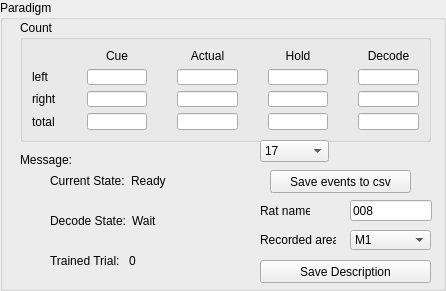
   <widget class="QGroupBox" name="grpParadigm">
    <property name="geometry">
     <rect>
      <x>9</x>
      <y>400</y>
      <width>446</width>
      <height>291</height>
     </rect>
    </property>
    <property name="title">
     <string>Paradigm</string>
    </property>
    <widget class="QGroupBox" name="grpCount">
     <property name="geometry">
      <rect>
       <x>20</x>
       <y>20</y>
       <width>411</width>
       <height>122</height>
      </rect>
     </property>
     <property name="title">
      <string>Count</string>
     </property>
     <layout class="QGridLayout" name="gridLayout_3">
      <property name="sizeConstraint">
       <enum>QLayout::SetDefaultConstraint</enum>
      </property>
      <property name="horizontalSpacing">
       <number>30</number>
      </property>
      <item row="0" column="2">
       <widget class="QLabel" name="label_11">
        <property name="text">
         <string>Actual</string>
        </property>
        <property name="alignment">
         <set>Qt::AlignCenter</set>
        </property>
       </widget>
      </item>
      <item row="0" column="1">
       <widget class="QLabel" name="label_10">
        <property name="text">
         <string>Cue</string>
        </property>
        <property name="alignment">
         <set>Qt::AlignCenter</set>
        </property>
       </widget>
      </item>
      <item row="1" column="0">
       <widget class="QLabel" name="label_7">
        <property name="text">
         <string>left</string>
        </property>
       </widget>
      </item>
      <item row="1" column="1">
       <widget class="QLineEdit" name="editLeftCue"/>
      </item>
      <item row="0" column="3">
       <widget class="QLabel" name="label_16">
        <property name="text">
         <string>Hold</string>
        </property>
        <property name="alignment">
         <set>Qt::AlignCenter</set>
        </property>
       </widget>
      </item>
      <item row="1" column="2">
       <widget class="QLineEdit" name="editLeftActual"/>
      </item>
      <item row="3" column="0">
       <widget class="QLabel" name="label_9">
        <property name="text">
         <string>total</string>
        </property>
       </widget>
      </item>
      <item row="1" column="3">
       <widget class="QLineEdit" name="editLeftHold"/>
      </item>
      <item row="2" column="1">
       <widget class="QLineEdit" name="editRightCue"/>
      </item>
      <item row="2" column="0">
       <widget class="QLabel" name="label_8">
        <property name="text">
         <string>right</string>
        </property>
       </widget>
      </item>
      <item row="3" column="1">
       <widget class="QLineEdit" name="editTotalCue"/>
      </item>
      <item row="2" column="3">
       <widget class="QLineEdit" name="editRightHold"/>
      </item>
      <item row="3" column="2">
       <widget class="QLineEdit" name="editTotalActual"/>
      </item>
      <item row="2" column="2">
       <widget class="QLineEdit" name="editRightActual"/>
      </item>
      <item row="3" column="3">
       <widget class="QLineEdit" name="editTotalHold"/>
      </item>
      <item row="0" column="4">
       <widget class="QLabel" name="label_17">
        <property name="text">
         <string>Decode</string>
        </property>
        <property name="alignment">
         <set>Qt::AlignCenter</set>
        </property>
       </widget>
      </item>
      <item row="1" column="4">
       <widget class="QLineEdit" name="editLeftDecode"/>
      </item>
      <item row="2" column="4">
       <widget class="QLineEdit" name="editRightDecode"/>
      </item>
      <item row="3" column="4">
       <widget class="QLineEdit" name="editTotalDecode"/>
      </item>
     </layout>
    </widget>
    <widget class="QWidget" name="horizontalLayoutWidget">
     <property name="geometry">
      <rect>
       <x>50</x>
       <y>170</y>
       <width>152</width>
       <height>21</height>
      </rect>
     </property>
     <layout class="QHBoxLayout" name="horizontalLayout">
      <item>
       <widget class="QLabel" name="label_18">
        <property name="text">
         <string>Current State:</string>
        </property>
       </widget>
      </item>
      <item>
       <widget class="QLabel" name="lblCurrState">
        <property name="minimumSize">
         <size>
          <width>60</width>
          <height>0</height>
         </size>
        </property>
        <property name="text">
         <string>Ready</string>
        </property>
       </widget>
      </item>
     </layout>
    </widget>
    <widget class="QComboBox" name="cbTestChannel">
     <property name="geometry">
      <rect>
       <x>260</x>
       <y>140</y>
       <width>69</width>
       <height>22</height>
      </rect>
     </property>
     <item>
      <property name="text">
       <string>17</string>
      </property>
     </item>
     <item>
      <property name="text">
       <string>18</string>
      </property>
     </item>
     <item>
      <property name="text">
       <string>19</string>
      </property>
     </item>
     <item>
      <property name="text">
       <string>20</string>
      </property>
     </item>
     <item>
      <property name="text">
       <string>21</string>
      </property>
     </item>
     <item>
      <property name="text">
       <string>22</string>
      </property>
     </item>
     <item>
      <property name="text">
       <string>23</string>
      </property>
     </item>
    </widget>
    <widget class="QWidget" name="horizontalLayoutWidget_2">
     <property name="geometry">
      <rect>
       <x>50</x>
       <y>210</y>
       <width>152</width>
       <height>21</height>
      </rect>
     </property>
     <layout class="QHBoxLayout" name="horizontalLayout_7">
      <item>
       <widget class="QLabel" name="label_29">
        <property name="text">
         <string>Decode State:</string>
        </property>
       </widget>
      </item>
      <item>
       <widget class="QLabel" name="lblTrainingState">
        <property name="minimumSize">
         <size>
          <width>60</width>
          <height>0</height>
         </size>
        </property>
        <property name="text">
         <string>Wait</string>
        </property>
       </widget>
      </item>
     </layout>
    </widget>
    <widget class="QWidget" name="horizontalLayoutWidget_3">
     <property name="geometry">
      <rect>
       <x>50</x>
       <y>250</y>
       <width>152</width>
       <height>21</height>
      </rect>
     </property>
     <layout class="QHBoxLayout" name="horizontalLayout_8">
      <item>
       <widget class="QLabel" name="label_30">
        <property name="text">
         <string>Trained Trial:</string>
        </property>
       </widget>
      </item>
      <item>
       <widget class="QLabel" name="lblTrainedTrialNum">
        <property name="minimumSize">
         <size>
          <width>60</width>
          <height>0</height>
         </size>
        </property>
        <property name="text">
         <string>0</string>
        </property>
       </widget>
      </item>
     </layout>
    </widget>
    <widget class="QLabel" name="label_49">
     <property name="geometry">
      <rect>
       <x>260</x>
       <y>230</y>
       <width>76</width>
       <height>20</height>
      </rect>
     </property>
     <property name="text">
      <string>Recorded area:</string>
     </property>
    </widget>
    <widget class="QLineEdit" name="editRatName">
     <property name="geometry">
      <rect>
       <x>350</x>
       <y>200</y>
       <width>82</width>
       <height>21</height>
      </rect>
     </property>
     <property name="text">
      <string>008</string>
     </property>
    </widget>
    <widget class="QComboBox" name="cblRecordArea">
     <property name="geometry">
      <rect>
       <x>350</x>
       <y>230</y>
       <width>81</width>
       <height>20</height>
      </rect>
     </property>
     <item>
      <property name="text">
       <string>M1</string>
      </property>
     </item>
     <item>
      <property name="text">
       <string>mPFC</string>
      </property>
     </item>
     <item>
      <property name="text">
       <string>M1-mPFC</string>
      </property>
     </item>
    </widget>
    <widget class="QLabel" name="label_48">
     <property name="geometry">
      <rect>
       <x>260</x>
       <y>200</y>
       <width>50</width>
       <height>21</height>
      </rect>
     </property>
     <property name="text">
      <string>Rat name:</string>
     </property>
    </widget>
    <widget class="QPushButton" name="btnSaveDescription">
     <property name="geometry">
      <rect>
       <x>260</x>
       <y>260</y>
       <width>171</width>
       <height>23</height>
      </rect>
     </property>
     <property name="text">
      <string>Save Description</string>
     </property>
    </widget>
    <widget class="QPushButton" name="btnSaveEvent">
     <property name="enabled">
      <bool>true</bool>
     </property>
     <property name="geometry">
      <rect>
       <x>270</x>
       <y>170</y>
       <width>141</width>
       <height>23</height>
      </rect>
     </property>
     <property name="text">
      <string>Save events to csv</string>
     </property>
     <property name="checkable">
      <bool>false</bool>
     </property>
    </widget>
    <widget class="QLabel" name="label_31">
     <property name="geometry">
      <rect>
       <x>20</x>
       <y>150</y>
       <width>72</width>
       <height>19</height>
      </rect>
     </property>
     <property name="text">
      <string>Message:</string>
     </property>
    </widget>
   </widget>
